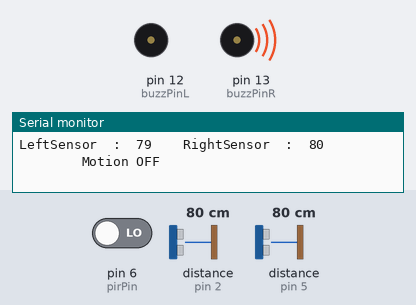
Simulated run of this sketch. Board: Arduino Uno, built with avr-gcc and run on an emulated ATmega328P. Shown: buzzer (waves = sounding, pin HIGH), the last lines printed to the serial monitor. Wiring (inferred from the names in the program): 2 × ultrasonic range finder: trigger pin 3, echo pin 2 / trigger pin 4, echo pin 5. The test bench sets the inputs (shaded band); at power-on: pin 6 (pirPin) LOW, distance to the obstacle (sensors on pin 2, pin 5) 80 cm. The echo pulse lasts 58.3 µs per cm; pins used as bus, display or sensor lines are not drawn.

Above: at 3.6 s.
3.7 s: pin 6 (pirPin) driven HIGH
At 13.1 s:
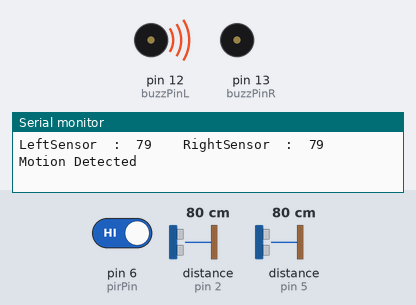
14.2 s: distance to the obstacle (sensor on pin 2) set to 2 cm
At 20.6 s:
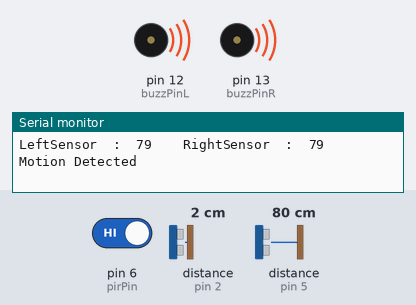
21.6 s: distance to the obstacle (sensor on pin 5) set to 56 cm
At 23.9 s:
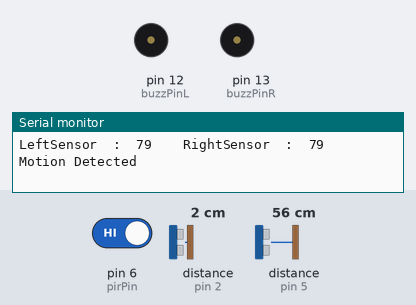
29.0 s: distance to the obstacle (sensor on pin 5) set to 48 cm
36.4 s: distance to the obstacle (sensor on pin 2) set to 46 cm
43.8 s: distance to the obstacle (sensor on pin 2) set to 54 cm
Timing chart, 0 to 52.2 s (numbered marks = the images above; inputs shaded):
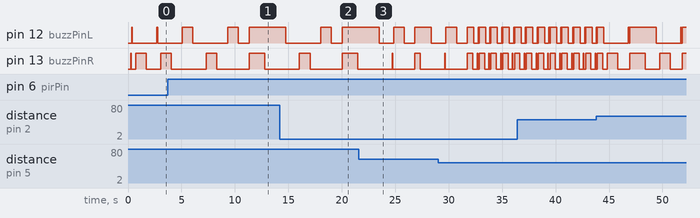

The sketch:

_2_ultrasonic.ino
```cpp
#define trigPin1 3  //right senssor
#define echoPin1 2
#define trigPin2 4  //left sensor
#define echoPin2 5
int const buzzPinR = 13;
int const buzzPinL = 12;
const int pirPin = 6;
//const int green = 11;

long duration, distance, RightSensor,BackSensor,FrontSensor,LeftSensor;
long   cm;

void setup()
{
Serial.begin (9600);
pinMode(trigPin1, OUTPUT);
pinMode(echoPin1, INPUT);
pinMode(trigPin2, OUTPUT);
pinMode(echoPin2, INPUT);
//pinMode(trigPin3, OUTPUT);
//pinMode(echoPin3, INPUT);
pinMode(buzzPinR, OUTPUT);
pinMode(buzzPinL, OUTPUT);
pinMode(pirPin, INPUT);
}

void loop() {
SonarSensor(trigPin1, echoPin1);
RightSensor = distance;
SonarSensor(trigPin2, echoPin2);
LeftSensor = distance;
//SonarSensor(trigPin3, echoPin3);
//FrontSensor = distance;
Serial.print("LeftSensor  :  ");
Serial.print(LeftSensor);
Serial.print("    ");
//Serial.print(FrontSensor);
//Serial.print("  ");
Serial.print("RightSensor  :  ");
Serial.print (RightSensor);

//.................................................................PIR SENSOR.........................................................................................
  //for(int y=0;y<=2;y++) {
  int value = digitalRead(pirPin);
  if (value == HIGH)
  {


     digitalWrite(buzzPinR, HIGH);
      digitalWrite(buzzPinL, HIGH);
     //digitalWrite(buzzPinL, LOW);

      Serial.println("        Motion Detected");


        delay(200);
  }
  else
  {
   // digitalWrite(green, LOW);
    Serial.println("                Motion OFF");
    //delay(500);
  }
   //}

}

//.................................................................end  of loop..............................................................................................

void SonarSensor(int trigPin,int echoPin)
{
digitalWrite(trigPin, LOW);
delayMicroseconds(2);
digitalWrite(trigPin, HIGH);
delayMicroseconds(10);
digitalWrite(trigPin, LOW);
duration = pulseIn(echoPin, HIGH);
distance = (duration/2) / 29.1;

delay(250);

// ..................................................Coading for Buzzar right buzzzar.......................................................................................
if (RightSensor < 50 && RightSensor >= 0) {

 digitalWrite(buzzPinR, HIGH);
 delay(50);
 digitalWrite(buzzPinR, LOW);
 delay(50);
  }
  else if (RightSensor <= 100 && RightSensor >= 50) {
 digitalWrite(buzzPinR, HIGH);
 delay(1000);
 digitalWrite(buzzPinR, LOW);
 delay(1000);
 }
else {
// Don't buzz
digitalWrite(buzzPinR, LOW);
}
//................................................................................................................................................................................


// .............................................Coading for Buzzar left buzzzar...................................................................................................
if (LeftSensor < 50 && LeftSensor >= 0) {

digitalWrite(buzzPinL, HIGH);
 delay(50);
 digitalWrite(buzzPinL, LOW);
 delay(50);
  }

  else if (LeftSensor <= 100 && LeftSensor >= 50) {

 digitalWrite(buzzPinL, HIGH);
 delay(1000);
 digitalWrite(buzzPinL, LOW);
 delay(1000);

  }
else {

// Don't buzz
digitalWrite(buzzPinL, LOW);
}
//....................................................................................................................................

}
```
